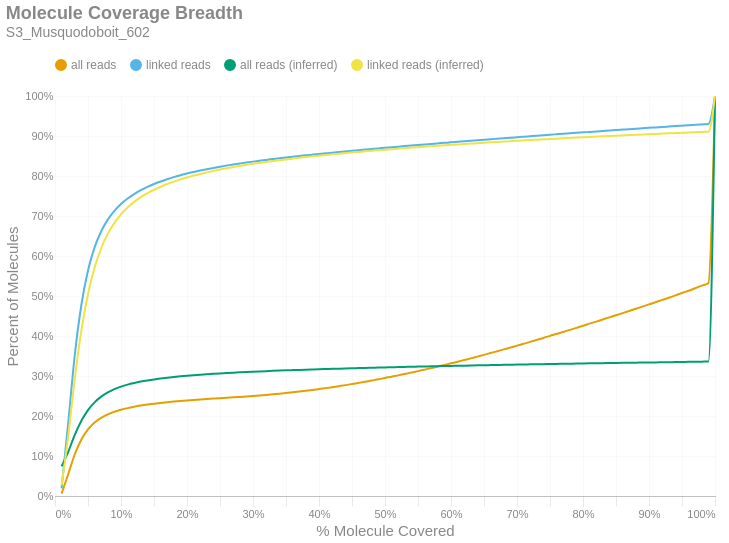

Notebook source saved alongside this figure:
### Markdown cell above
### Molecule Read Coverage
This chart shows molecule coverage breadth as computed by the number of bases aligned to that molecule. In other words, "*how much of each unique long molecule is actually sequenced/aligned?*" Keep in mind there is a distinction between sequences and alignments, since some sequences belonging to a particular molecule may not align well and wouldn't appear in the alignment data. This chart also shows molecule coverage breadth as computed by the *inferred fragment* from which the aligned sequences originate. Unlike read coverage, this calculation takes into account the total insert size, including unsequenced gaps between the forward and reverse reads. Like the previous figures, these are cumulative percents.

### Code cell
if SKIPLR:
    print_html(f"Skipped")
else:
    binned_df = consolidated_hist(valids['coverage_bp'], mask, 0.01, True)
    binned_df_inf = consolidated_hist(valids['coverage_inserts'], mask, 0.01, True)
    binned_df = binned_df.with_columns(pl.lit(binned_df_inf['all reads (cumsum)']).alias('all reads (inferred)'))
    binned_df = binned_df.with_columns(pl.lit(binned_df_inf['linked reads (cumsum)']).alias('linked reads (inferred)'))
    binned_df = binned_df.with_columns(
        (pl.col('bin').cast(pl.Float64) + 0.01).alias('right_edge')
    )

    with SafeRender(binned_df):
        (
            density_plot(binned_df, 'Molecule Coverage Breadth', samplename, 'molcov', ['all reads (inferred)','linked reads (inferred)'])
            .encode(
                #x=alt.X('bin:Q', title="% Molecule Covered").axis(format = '%').scale(padding=0),
                x=alt.X('right_edge:Q', title="% Molecule Covered").axis(format='%').scale(padding=0),
                y=alt.Y('value:Q', title='Percent of Molecules')
                    .axis(format='%')
                    .stack(False)
                    .scale(domainMin=0, padding=0),
                color=alt.Color("key:N").scale(domain = ["all reads", "linked reads", "all reads (inferred)", "linked reads (inferred)"]),
                tooltip = [
                    alt.Tooltip("key:N", title = "Data Type"),
                    alt.Tooltip("range_label:N", title="% Molecule Covered"),
                    alt.Tooltip("value:Q", format = ".2%", title="% Molecules")
                ]
            )
        ).display()

### Figure 1 — Vega-Lite specification as saved in the notebook (floating-point values rounded to 4 significant figures)
{"width": "container", "height": 400, "config": {"title": {"anchor": "start", "dy": -15, "fontSize": 18, "color": "#888888", "subtitleColor": "#888888", "subtitleFontSize": 14}, "arc": {"fill": "#0072B2"}, "axis": {"domainColor": "#888888", "domainWidth": 0.5, "gridWidth": 0.2, "grid": false, "titleFontWeight": 400, "titleFontSize": 15, "labelFontSize": 11, "labelColor": "#888888", "tickColor": "#888888", "tickWidth": 0.2, "titleColor": "#888888"}, "axisBand": {"grid": false}, "axisX": {"grid": true, "tickSize": 10, "domainCap": "round"}, "axisY": {"domain": false, "grid": true, "tickSize": 0, "domainCap": "round"}, "background": "transparent", "header": {"labelFontSize": 15, "labelColor": "#888888", "titleFontSize": 15, "titleFontWeight": 600, "titleColor": "#888888"}, "legend": {"labelFont": "sans-serif", "labelFontSize": 12, "labelColor": "#888888", "symbolSize": 100, "symbolType": "circle", "titleFontSize": 12, "titlePadding": 10, "titleColor": "#888888", "title": null, "orient": "top"}, "range": {"category": ["#E69F00", "#56B4E9", "#009E73", "#F0E442", "#0072B2", "#D55E00", "#CC79A7", "#000000"], "diverging": ["#cfe8f3", "#a2d4ec", "#73bfe2", "#46abdb", "#1696d2", "#12719e"]}, "area": {"fill": "#0072B2", "fillOpacity": 0.7, "line": true, "strokeOpacity": 0.7}, "line": {"color": "#0072B2", "stroke": "#0072B2", "strokeWidth": 2}, "trail": {"color": "#0072B2", "stroke": "#0072B2", "strokeWidth": 0, "size": 1}, "point": {"filled": true, "fillOpacity": 1.0, "size": 95}, "text": {"color": "#888888", "fontSize": 11, "align": "right", "fontWeight": 400, "size": 11}, "bar": {"fill": "#0072B2", "stroke": null}, "view": {"stroke": null, "continuousWidth": 660, "continuousHeight": 400}}, "data": {"name": "data-a7a4476ba5702973be8114f7035f0be4"}, "mark": {"type": "line", "interpolate": "monotone", "point": {"opacity": 0, "size": 275}}, "encoding": {"color": {"field": "key", "scale": {"domain": ["all reads", "linked reads", "all reads (inferred)", "linked reads (inferred)"]}, "type": "nominal"}, "tooltip": [{"field": "key", "title": "Data Type", "type": "nominal"}, {"field": "range_label", "title": "% Molecule Covered", "type": "nominal"}, {"field": "value", "format": ".2%", "title": "% Molecules", "type": "quantitative"}], "x": {"axis": {"format": "%"}, "field": "right_edge", "scale": {"padding": 0}, "title": "% Molecule Covered", "type": "quantitative"}, "y": {"axis": {"format": "%"}, "field": "value", "scale": {"domainMin": 0, "padding": 0}, "stack": false, "title": "Percent of Molecules", "type": "quantitative"}}, "params": [{"name": "param_c36ac31b6afebe62", "select": {"type": "point", "fields": ["key"]}, "bind": "legend"}], "title": {"text": "Molecule Coverage Breadth", "subtitle": "S3_Musquodoboit_602"}, "transform": [{"fold": ["all reads (cumsum)", "linked reads (cumsum)", "all reads (inferred)", "linked reads (inferred)"]}, {"calculate": "replace(datum.key, ' (cumsum)', '')", "as": "key"}, {"filter": {"param": "param_c36ac31b6afebe62"}}], "usermeta": {"embedOptions": {"downloadFileName": "S3_Musquodoboit_602.molcov"}}, "$schema": "https://vega.github.io/schema/vega-lite/v6.1.0.json", "datasets": {"data-a7a4476ba5702973be8114f7035f0be4": [{"bin": "0.0", "interval": "0.0-0.01", "all reads": 0.005914, "linked reads": 0.01895, "all reads (cumsum)": 0.005914, "linked reads (cumsum)": 0.01895, "range_label": "0.0-0.01", "all reads (inferred)": 0.07426, "linked reads (inferred)": 0.02737, "right_edge": 0.01}, {"bin": "0.01", "interval": "0.01-0.02", "all reads": 0.04844, "linked reads": 0.1636, "all reads (cumsum)": 0.05435, "linked reads (cumsum)": 0.1825, "range_label": "0.01-0.02", "all reads (inferred)": 0.1103, "linked reads (inferred)": 0.149, "right_edge": 0.02}, {"bin": "0.02", "interval": "0.02-0.03", "all reads": 0.05006, "linked reads": 0.1702, "all reads (cumsum)": 0.1044, "linked reads (cumsum)": 0.3528, "range_label": "0.02-0.03", "all reads (inferred)": 0.1528, "linked reads (inferred)": 0.2937, "right_edge": 0.03}, {"bin": "0.03", "interval": "0.03-0.04", "all reads": 0.03688, "linked reads": 0.1254, "all reads (cumsum)": 0.1413, "linked reads (cumsum)": 0.4782, "range_label": "0.03-0.04", "all reads (inferred)": 0.1881, "linked reads (inferred)": 0.4141, "right_edge": 0.04}, {"bin": "0.04", "interval": "0.04-0.05", "all reads": 0.02513, "linked reads": 0.08538, "all reads (cumsum)": 0.1664, "linked reads (cumsum)": 0.5635, "range_label": "0.04-0.05", "all reads (inferred)": 0.2148, "linked reads (inferred)": 0.5049, "right_edge": 0.05}, {"bin": "0.05", "interval": "0.05-0.06", "all reads": 0.0171, "linked reads": 0.05802, "all reads (cumsum)": 0.1835, "linked reads (cumsum)": 0.6216, "range_label": "0.05-0.06", "all reads (inferred)": 0.2342, "linked reads (inferred)": 0.5709, "right_edge": 0.06}, {"bin": "0.06", "interval": "0.06-0.07", "all reads": 0.01189, "linked reads": 0.04026, "all reads (cumsum)": 0.1954, "linked reads (cumsum)": 0.6618, "range_label": "0.06-0.07", "all reads (inferred)": 0.2484, "linked reads (inferred)": 0.6194, "right_edge": 0.07}, {"bin": "0.07", "interval": "0.07-0.08", "all reads": 0.00862, "linked reads": 0.02913, "all reads (cumsum)": 0.204, "linked reads (cumsum)": 0.6909, "range_label": "0.07-0.08", "all reads (inferred)": 0.2589, "linked reads (inferred)": 0.6552, "right_edge": 0.08}, {"bin": "0.08", "interval": "0.08-0.09", "all reads": 0.006462, "linked reads": 0.02175, "all reads (cumsum)": 0.2105, "linked reads (cumsum)": 0.7127, "range_label": "0.08-0.09", "all reads (inferred)": 0.267, "linked reads (inferred)": 0.6827, "right_edge": 0.09}, {"bin": "0.09", "interval": "0.09-0.1", "all reads": 0.005141, "linked reads": 0.01724, "all reads (cumsum)": 0.2156, "linked reads (cumsum)": 0.7299, "range_label": "0.09-0.1", "all reads (inferred)": 0.2734, "linked reads (inferred)": 0.7042, "right_edge": 0.1}, {"bin": "0.1", "interval": "0.1-0.11", "all reads": 0.004076, "linked reads": 0.01363, "all reads (cumsum)": 0.2197, "linked reads (cumsum)": 0.7436, "range_label": "0.1-0.11", "all reads (inferred)": 0.2784, "linked reads (inferred)": 0.7213, "right_edge": 0.11}, {"bin": "0.11", "interval": "0.11-0.12", "all reads": 0.003392, "linked reads": 0.01129, "all reads (cumsum)": 0.2231, "linked reads (cumsum)": 0.7549, "range_label": "0.11-0.12", "all reads (inferred)": 0.2825, "linked reads (inferred)": 0.7352, "right_edge": 0.12}, {"bin": "0.12", "interval": "0.12-0.13", "all reads": 0.002883, "linked reads": 0.009591, "all reads (cumsum)": 0.226, "linked reads (cumsum)": 0.7644, "range_label": "0.12-0.13", "all reads (inferred)": 0.286, "linked reads (inferred)": 0.747, "right_edge": 0.13}, {"bin": "0.13", "interval": "0.13-0.14", "all reads": 0.002486, "linked reads": 0.008259, "all reads (cumsum)": 0.2285, "linked reads (cumsum)": 0.7727, "range_label": "0.13-0.14", "all reads (inferred)": 0.2889, "linked reads (inferred)": 0.757, "right_edge": 0.14}, {"bin": "0.14", "interval": "0.14-0.15", "all reads": 0.002194, "linked reads": 0.00725, "all reads (cumsum)": 0.2307, "linked reads (cumsum)": 0.78, "range_label": "0.14-0.15", "all reads (inferred)": 0.2915, "linked reads (inferred)": 0.7657, "right_edge": 0.15}, {"bin": "0.15", "interval": "0.15-0.16", "all reads": 0.001927, "linked reads": 0.006343, "all reads (cumsum)": 0.2326, "linked reads (cumsum)": 0.7863, "range_label": "0.15-0.16", "all reads (inferred)": 0.2937, "linked reads (inferred)": 0.7732, "right_edge": 0.16}, {"bin": "0.16", "interval": "0.16-0.17", "all reads": 0.001755, "linked reads": 0.005703, "all reads (cumsum)": 0.2343, "linked reads (cumsum)": 0.792, "range_label": "0.16-0.17", "all reads (inferred)": 0.2958, "linked reads (inferred)": 0.78, "right_edge": 0.17}, {"bin": "0.17", "interval": "0.17-0.18", "all reads": 0.001609, "linked reads": 0.005179, "all reads (cumsum)": 0.236, "linked reads (cumsum)": 0.7972, "range_label": "0.17-0.18", "all reads (inferred)": 0.2976, "linked reads (inferred)": 0.7861, "right_edge": 0.18}, {"bin": "0.18", "interval": "0.18-0.19", "all reads": 0.001453, "linked reads": 0.00462, "all reads (cumsum)": 0.2374, "linked reads (cumsum)": 0.8018, "range_label": "0.18-0.19", "all reads (inferred)": 0.2992, "linked reads (inferred)": 0.7915, "right_edge": 0.19}, {"bin": "0.19", "interval": "0.19-0.2", "all reads": 0.001363, "linked reads": 0.004249, "all reads (cumsum)": 0.2388, "linked reads (cumsum)": 0.806, "range_label": "0.19-0.2", "all reads (inferred)": 0.3006, "linked reads (inferred)": 0.7965, "right_edge": 0.2}, {"bin": "0.2", "interval": "0.2-0.21", "all reads": 0.001257, "linked reads": 0.00387, "all reads (cumsum)": 0.24, "linked reads (cumsum)": 0.8099, "range_label": "0.2-0.21", "all reads (inferred)": 0.302, "linked reads (inferred)": 0.801, "right_edge": 0.21}, {"bin": "0.21", "interval": "0.21-0.22", "all reads": 0.001192, "linked reads": 0.003632, "all reads (cumsum)": 0.2412, "linked reads (cumsum)": 0.8135, "range_label": "0.21-0.22", "all reads (inferred)": 0.3032, "linked reads (inferred)": 0.8052, "right_edge": 0.22}, {"bin": "0.22", "interval": "0.22-0.23", "all reads": 0.001144, "linked reads": 0.003437, "all reads (cumsum)": 0.2424, "linked reads (cumsum)": 0.817, "range_label": "0.22-0.23", "all reads (inferred)": 0.3044, "linked reads (inferred)": 0.8091, "right_edge": 0.23}, {"bin": "0.23", "interval": "0.23-0.24", "all reads": 0.001102, "linked reads": 0.0032, "all reads (cumsum)": 0.2435, "linked reads (cumsum)": 0.8202, "range_label": "0.23-0.24", "all reads (inferred)": 0.3055, "linked reads (inferred)": 0.8127, "right_edge": 0.24}, {"bin": "0.24", "interval": "0.24-0.25", "all reads": 0.001076, "linked reads": 0.003038, "all reads (cumsum)": 0.2445, "linked reads (cumsum)": 0.8232, "range_label": "0.24-0.25", "all reads (inferred)": 0.3065, "linked reads (inferred)": 0.8161, "right_edge": 0.25}, {"bin": "0.25", "interval": "0.25-0.26", "all reads": 0.001009, "linked reads": 0.002767, "all reads (cumsum)": 0.2455, "linked reads (cumsum)": 0.826, "range_label": "0.25-0.26", "all reads (inferred)": 0.3075, "linked reads (inferred)": 0.8193, "right_edge": 0.26}, {"bin": "0.26", "interval": "0.26-0.27", "all reads": 0.001046, "linked reads": 0.002711, "all reads (cumsum)": 0.2466, "linked reads (cumsum)": 0.8287, "range_label": "0.26-0.27", "all reads (inferred)": 0.3083, "linked reads (inferred)": 0.8223, "right_edge": 0.27}, {"bin": "0.27", "interval": "0.27-0.28", "all reads": 0.001084, "linked reads": 0.002507, "all reads (cumsum)": 0.2477, "linked reads (cumsum)": 0.8312, "range_label": "0.27-0.28", "all reads (inferred)": 0.3092, "linked reads (inferred)": 0.8252, "right_edge": 0.28}, {"bin": "0.28", "interval": "0.28-0.29", "all reads": 0.001141, "linked reads": 0.002444, "all reads (cumsum)": 0.2488, "linked reads (cumsum)": 0.8337, "range_label": "0.28-0.29", "all reads (inferred)": 0.31, "linked reads (inferred)": 0.8279, "right_edge": 0.29}, {"bin": "0.29", "interval": "0.29-0.3", "all reads": 0.001217, "linked reads": 0.002276, "all reads (cumsum)": 0.25, "linked reads (cumsum)": 0.8359, "range_label": "0.29-0.3", "all reads (inferred)": 0.3108, "linked reads (inferred)": 0.8304, "right_edge": 0.3}, {"bin": "0.3", "interval": "0.3-0.31", "all reads": 0.001278, "linked reads": 0.002188, "all reads (cumsum)": 0.2513, "linked reads (cumsum)": 0.8381, "range_label": "0.3-0.31", "all reads (inferred)": 0.3115, "linked reads (inferred)": 0.8328, "right_edge": 0.31}, {"bin": "0.31", "interval": "0.31-0.32", "all reads": 0.001403, "linked reads": 0.00214, "all reads (cumsum)": 0.2527, "linked reads (cumsum)": 0.8403, "range_label": "0.31-0.32", "all reads (inferred)": 0.3122, "linked reads (inferred)": 0.8351, "right_edge": 0.32}, {"bin": "0.32", "interval": "0.32-0.33", "all reads": 0.001481, "linked reads": 0.001995, "all reads (cumsum)": 0.2542, "linked reads (cumsum)": 0.8423, "range_label": "0.32-0.33", "all reads (inferred)": 0.3128, "linked reads (inferred)": 0.8373, "right_edge": 0.33}, {"bin": "0.33", "interval": "0.33-0.34", "all reads": 0.001553, "linked reads": 0.001998, "all reads (cumsum)": 0.2557, "linked reads (cumsum)": 0.8443, "range_label": "0.33-0.34", "all reads (inferred)": 0.3135, "linked reads (inferred)": 0.8394, "right_edge": 0.34}, {"bin": "0.34", "interval": "0.34-0.35", "all reads": 0.001683, "linked reads": 0.002005, "all reads (cumsum)": 0.2574, "linked reads (cumsum)": 0.8463, "range_label": "0.34-0.35", "all reads (inferred)": 0.3141, "linked reads (inferred)": 0.8415, "right_edge": 0.35}, {"bin": "0.35", "interval": "0.35-0.36", "all reads": 0.00181, "linked reads": 0.001948, "all reads (cumsum)": 0.2592, "linked reads (cumsum)": 0.8482, "range_label": "0.35-0.36", "all reads (inferred)": 0.3147, "linked reads (inferred)": 0.8435, "right_edge": 0.36}, {"bin": "0.36", "interval": "0.36-0.37", "all reads": 0.001881, "linked reads": 0.001825, "all reads (cumsum)": 0.2611, "linked reads (cumsum)": 0.85, "range_label": "0.36-0.37", "all reads (inferred)": 0.3153, "linked reads (inferred)": 0.8454, "right_edge": 0.37}, {"bin": "0.37", "interval": "0.37-0.38", "all reads": 0.001959, "linked reads": 0.001655, "all reads (cumsum)": 0.2631, "linked reads (cumsum)": 0.8517, "range_label": "0.37-0.38", "all reads (inferred)": 0.3159, "linked reads (inferred)": 0.8473, "right_edge": 0.38}, {"bin": "0.38", "interval": "0.38-0.39", "all reads": 0.002081, "linked reads": 0.001715, "all reads (cumsum)": 0.2652, "linked reads (cumsum)": 0.8534, "range_label": "0.38-0.39", "all reads (inferred)": 0.3164, "linked reads (inferred)": 0.849, "right_edge": 0.39}, {"bin": "0.39", "interval": "0.39-0.4", "all reads": 0.002236, "linked reads": 0.001688, "all reads (cumsum)": 0.2674, "linked reads (cumsum)": 0.8551, "range_label": "0.39-0.4", "all reads (inferred)": 0.3169, "linked reads (inferred)": 0.8508, "right_edge": 0.4}, {"bin": "0.4", "interval": "0.4-0.41", "all reads": 0.002294, "linked reads": 0.001624, "all reads (cumsum)": 0.2697, "linked reads (cumsum)": 0.8567, "range_label": "0.4-0.41", "all reads (inferred)": 0.3174, "linked reads (inferred)": 0.8525, "right_edge": 0.41}, {"bin": "0.41", "interval": "0.41-0.42", "all reads": 0.002393, "linked reads": 0.001616, "all reads (cumsum)": 0.2721, "linked reads (cumsum)": 0.8583, "range_label": "0.41-0.42", "all reads (inferred)": 0.3179, "linked reads (inferred)": 0.8541, "right_edge": 0.42}, {"bin": "0.42", "interval": "0.42-0.43", "all reads": 0.002517, "linked reads": 0.001569, "all reads (cumsum)": 0.2746, "linked reads (cumsum)": 0.8599, "range_label": "0.42-0.43", "all reads (inferred)": 0.3184, "linked reads (inferred)": 0.8557, "right_edge": 0.43}, {"bin": "0.43", "interval": "0.43-0.44", "all reads": 0.002584, "linked reads": 0.001524, "all reads (cumsum)": 0.2772, "linked reads (cumsum)": 0.8614, "range_label": "0.43-0.44", "all reads (inferred)": 0.3189, "linked reads (inferred)": 0.8573, "right_edge": 0.44}, {"bin": "0.44", "interval": "0.44-0.45", "all reads": 0.002733, "linked reads": 0.001571, "all reads (cumsum)": 0.2799, "linked reads (cumsum)": 0.863, "range_label": "0.44-0.45", "all reads (inferred)": 0.3194, "linked reads (inferred)": 0.8588, "right_edge": 0.45}, {"bin": "0.45", "interval": "0.45-0.46", "all reads": 0.002795, "linked reads": 0.001538, "all reads (cumsum)": 0.2827, "linked reads (cumsum)": 0.8645, "range_label": "0.45-0.46", "all reads (inferred)": 0.3198, "linked reads (inferred)": 0.8602, "right_edge": 0.46}, {"bin": "0.46", "interval": "0.46-0.47", "all reads": 0.002873, "linked reads": 0.001511, "all reads (cumsum)": 0.2856, "linked reads (cumsum)": 0.866, "range_label": "0.46-0.47", "all reads (inferred)": 0.3203, "linked reads (inferred)": 0.8617, "right_edge": 0.47}, {"bin": "0.47", "interval": "0.47-0.48", "all reads": 0.00304, "linked reads": 0.001467, "all reads (cumsum)": 0.2886, "linked reads (cumsum)": 0.8675, "range_label": "0.47-0.48", "all reads (inferred)": 0.3207, "linked reads (inferred)": 0.863, "right_edge": 0.48}, {"bin": "0.48", "interval": "0.48-0.49", "all reads": 0.003012, "linked reads": 0.001471, "all reads (cumsum)": 0.2916, "linked reads (cumsum)": 0.869, "range_label": "0.48-0.49", "all reads (inferred)": 0.3211, "linked reads (inferred)": 0.8645, "right_edge": 0.49}, {"bin": "0.49", "interval": "0.49-0.5", "all reads": 0.003463, "linked reads": 0.001536, "all reads (cumsum)": 0.2951, "linked reads (cumsum)": 0.8705, "range_label": "0.49-0.5", "all reads (inferred)": 0.3215, "linked reads (inferred)": 0.8658, "right_edge": 0.5}, {"bin": "0.5", "interval": "0.5-0.51", "all reads": 0.003051, "linked reads": 0.001452, "all reads (cumsum)": 0.2982, "linked reads (cumsum)": 0.872, "range_label": "0.5-0.51", "all reads (inferred)": 0.3219, "linked reads (inferred)": 0.8671, "right_edge": 0.51}, {"bin": "0.51", "interval": "0.51-0.52", "all reads": 0.003456, "linked reads": 0.001408, "all reads (cumsum)": 0.3016, "linked reads (cumsum)": 0.8734, "range_label": "0.51-0.52", "all reads (inferred)": 0.3223, "linked reads (inferred)": 0.8684, "right_edge": 0.52}, {"bin": "0.52", "interval": "0.52-0.53", "all reads": 0.003439, "linked reads": 0.001344, "all reads (cumsum)": 0.305, "linked reads (cumsum)": 0.8747, "range_label": "0.52-0.53", "all reads (inferred)": 0.3227, "linked reads (inferred)": 0.8697, "right_edge": 0.53}, {"bin": "0.53", "interval": "0.53-0.54", "all reads": 0.003544, "linked reads": 0.001358, "all reads (cumsum)": 0.3086, "linked reads (cumsum)": 0.8761, "range_label": "0.53-0.54", "all reads (inferred)": 0.3231, "linked reads (inferred)": 0.8709, "right_edge": 0.54}, {"bin": "0.54", "interval": "0.54-0.55", "all reads": 0.003571, "linked reads": 0.00135, "all reads (cumsum)": 0.3122, "linked reads (cumsum)": 0.8774, "range_label": "0.54-0.55", "all reads (inferred)": 0.3235, "linked reads (inferred)": 0.8721, "right_edge": 0.55}, {"bin": "0.55", "interval": "0.55-0.56", "all reads": 0.003774, "linked reads": 0.00139, "all reads (cumsum)": 0.3159, "linked reads (cumsum)": 0.8788, "range_label": "0.55-0.56", "all reads (inferred)": 0.3238, "linked reads (inferred)": 0.8733, "right_edge": 0.56}, {"bin": "0.56", "interval": "0.56-0.57", "all reads": 0.003787, "linked reads": 0.001317, "all reads (cumsum)": 0.3197, "linked reads (cumsum)": 0.8801, "range_label": "0.56-0.57", "all reads (inferred)": 0.3242, "linked reads (inferred)": 0.8745, "right_edge": 0.57}, {"bin": "0.57", "interval": "0.57-0.58", "all reads": 0.003816, "linked reads": 0.001345, "all reads (cumsum)": 0.3235, "linked reads (cumsum)": 0.8815, "range_label": "0.57-0.58", "all reads (inferred)": 0.3246, "linked reads (inferred)": 0.8756, "right_edge": 0.58}, {"bin": "0.58", "interval": "0.58-0.59", "all reads": 0.003993, "linked reads": 0.001359, "all reads (cumsum)": 0.3275, "linked reads (cumsum)": 0.8828, "range_label": "0.58-0.59", "all reads (inferred)": 0.3249, "linked reads (inferred)": 0.8767, "right_edge": 0.59}, {"bin": "0.59", "interval": "0.59-0.6", "all reads": 0.004108, "linked reads": 0.001391, "all reads (cumsum)": 0.3316, "linked reads (cumsum)": 0.8842, "range_label": "0.59-0.6", "all reads (inferred)": 0.3253, "linked reads (inferred)": 0.8778, "right_edge": 0.6}, {"bin": "0.6", "interval": "0.6-0.61", "all reads": 0.004029, "linked reads": 0.001306, "all reads (cumsum)": 0.3357, "linked reads (cumsum)": 0.8855, "range_label": "0.6-0.61", "all reads (inferred)": 0.3256, "linked reads (inferred)": 0.8789, "right_edge": 0.61}, {"bin": "0.61", "interval": "0.61-0.62", "all reads": 0.004234, "linked reads": 0.001289, "all reads (cumsum)": 0.3399, "linked reads (cumsum)": 0.8868, "range_label": "0.61-0.62", "all reads (inferred)": 0.3259, "linked reads (inferred)": 0.88, "right_edge": 0.62}, {"bin": "0.62", "interval": "0.62-0.63", "all reads": 0.004216, "linked reads": 0.001325, "all reads (cumsum)": 0.3441, "linked reads (cumsum)": 0.8881, "range_label": "0.62-0.63", "all reads (inferred)": 0.3262, "linked reads (inferred)": 0.881, "right_edge": 0.63}, {"bin": "0.63", "interval": "0.63-0.64", "all reads": 0.004369, "linked reads": 0.001296, "all reads (cumsum)": 0.3485, "linked reads (cumsum)": 0.8894, "range_label": "0.63-0.64", "all reads (inferred)": 0.3266, "linked reads (inferred)": 0.882, "right_edge": 0.64}, {"bin": "0.64", "interval": "0.64-0.65", "all reads": 0.004366, "linked reads": 0.001253, "all reads (cumsum)": 0.3529, "linked reads (cumsum)": 0.8907, "range_label": "0.64-0.65", "all reads (inferred)": 0.3269, "linked reads (inferred)": 0.8831, "right_edge": 0.65}, {"bin": "0.65", "interval": "0.65-0.66", "all reads": 0.004634, "linked reads": 0.001305, "all reads (cumsum)": 0.3575, "linked reads (cumsum)": 0.892, "range_label": "0.65-0.66", "all reads (inferred)": 0.3272, "linked reads (inferred)": 0.8841, "right_edge": 0.66}, {"bin": "0.66", "interval": "0.66-0.67", "all reads": 0.004408, "linked reads": 0.001269, "all reads (cumsum)": 0.3619, "linked reads (cumsum)": 0.8933, "range_label": "0.66-0.67", "all reads (inferred)": 0.3275, "linked reads (inferred)": 0.8851, "right_edge": 0.67}, {"bin": "0.67", "interval": "0.67-0.68", "all reads": 0.004611, "linked reads": 0.001272, "all reads (cumsum)": 0.3665, "linked reads (cumsum)": 0.8945, "range_label": "0.67-0.68", "all reads (inferred)": 0.3278, "linked reads (inferred)": 0.8861, "right_edge": 0.68}, {"bin": "0.68", "interval": "0.68-0.69", "all reads": 0.004563, "linked reads": 0.001208, "all reads (cumsum)": 0.3711, "linked reads (cumsum)": 0.8958, "range_label": "0.68-0.69", "all reads (inferred)": 0.3282, "linked reads (inferred)": 0.887, "right_edge": 0.69}, {"bin": "0.69", "interval": "0.69-0.7", "all reads": 0.004769, "linked reads": 0.00128, "all reads (cumsum)": 0.3758, "linked reads (cumsum)": 0.897, "range_label": "0.69-0.7", "all reads (inferred)": 0.3285, "linked reads (inferred)": 0.888, "right_edge": 0.7}, {"bin": "0.7", "interval": "0.7-0.71", "all reads": 0.004704, "linked reads": 0.001267, "all reads (cumsum)": 0.3805, "linked reads (cumsum)": 0.8983, "range_label": "0.7-0.71", "all reads (inferred)": 0.3288, "linked reads (inferred)": 0.889, "right_edge": 0.71}, {"bin": "0.71", "interval": "0.71-0.72", "all reads": 0.004757, "linked reads": 0.00126, "all reads (cumsum)": 0.3853, "linked reads (cumsum)": 0.8996, "range_label": "0.71-0.72", "all reads (inferred)": 0.3291, "linked reads (inferred)": 0.8899, "right_edge": 0.72}, {"bin": "0.72", "interval": "0.72-0.73", "all reads": 0.004985, "linked reads": 0.001259, "all reads (cumsum)": 0.3903, "linked reads (cumsum)": 0.9008, "range_label": "0.72-0.73", "all reads (inferred)": 0.3294, "linked reads (inferred)": 0.8908, "right_edge": 0.73}, {"bin": "0.73", "interval": "0.73-0.74", "all reads": 0.004837, "linked reads": 0.001175, "all reads (cumsum)": 0.3951, "linked reads (cumsum)": 0.902, "range_label": "0.73-0.74", "all reads (inferred)": 0.3296, "linked reads (inferred)": 0.8917, "right_edge": 0.74}, {"bin": "0.74", "interval": "0.74-0.75", "all reads": 0.005208, "linked reads": 0.001241, "all reads (cumsum)": 0.4003, "linked reads (cumsum)": 0.9032, "range_label": "0.74-0.75", "all reads (inferred)": 0.3299, "linked reads (inferred)": 0.8926, "right_edge": 0.75}, {"bin": "0.75", "interval": "0.75-0.76", "all reads": 0.004821, "linked reads": 0.001188, "all reads (cumsum)": 0.4052, "linked reads (cumsum)": 0.9044, "range_label": "0.75-0.76", "all reads (inferred)": 0.3302, "linked reads (inferred)": 0.8934, "right_edge": 0.76}, {"bin": "0.76", "interval": "0.76-0.77", "all reads": 0.005038, "linked reads": 0.001184, "all reads (cumsum)": 0.4102, "linked reads (cumsum)": 0.9056, "range_label": "0.76-0.77", "all reads (inferred)": 0.3305, "linked reads (inferred)": 0.8943, "right_edge": 0.77}, {"bin": "0.77", "interval": "0.77-0.78", "all reads": 0.005111, "linked reads": 0.001165, "all reads (cumsum)": 0.4153, "linked reads (cumsum)": 0.9068, "range_label": "0.77-0.78", "all reads (inferred)": 0.3308, "linked reads (inferred)": 0.8952, "right_edge": 0.78}, {"bin": "0.78", "interval": "0.78-0.79", "all reads": 0.005049, "linked reads": 0.001142, "all reads (cumsum)": 0.4204, "linked reads (cumsum)": 0.9079, "range_label": "0.78-0.79", "all reads (inferred)": 0.331, "linked reads (inferred)": 0.896, "right_edge": 0.79}, {"bin": "0.79", "interval": "0.79-0.8", "all reads": 0.005454, "linked reads": 0.001219, "all reads (cumsum)": 0.4258, "linked reads (cumsum)": 0.9091, "range_label": "0.79-0.8", "all reads (inferred)": 0.3313, "linked reads (inferred)": 0.8969, "right_edge": 0.8}, {"bin": "0.8", "interval": "0.8-0.81", "all reads": 0.005032, "linked reads": 0.001086, "all reads (cumsum)": 0.4308, "linked reads (cumsum)": 0.9102, "range_label": "0.8-0.81", "all reads (inferred)": 0.3316, "linked reads (inferred)": 0.8977, "right_edge": 0.81}, {"bin": "0.81", "interval": "0.81-0.82", "all reads": 0.005186, "linked reads": 0.001218, "all reads (cumsum)": 0.436, "linked reads (cumsum)": 0.9114, "range_label": "0.81-0.82", "all reads (inferred)": 0.3318, "linked reads (inferred)": 0.8985, "right_edge": 0.82}, {"bin": "0.82", "interval": "0.82-0.83", "all reads": 0.00527, "linked reads": 0.001134, "all reads (cumsum)": 0.4413, "linked reads (cumsum)": 0.9126, "range_label": "0.82-0.83", "all reads (inferred)": 0.3321, "linked reads (inferred)": 0.8992, "right_edge": 0.83}, {"bin": "0.83", "interval": "0.83-0.84", "all reads": 0.005269, "linked reads": 0.001151, "all reads (cumsum)": 0.4466, "linked reads (cumsum)": 0.9137, "range_label": "0.83-0.84", "all reads (inferred)": 0.3323, "linked reads (inferred)": 0.9, "right_edge": 0.84}, {"bin": "0.84", "interval": "0.84-0.85", "all reads": 0.00525, "linked reads": 0.001124, "all reads (cumsum)": 0.4518, "linked reads (cumsum)": 0.9148, "range_label": "0.84-0.85", "all reads (inferred)": 0.3326, "linked reads (inferred)": 0.9008, "right_edge": 0.85}, {"bin": "0.85", "interval": "0.85-0.86", "all reads": 0.005312, "linked reads": 0.001111, "all reads (cumsum)": 0.4571, "linked reads (cumsum)": 0.916, "range_label": "0.85-0.86", "all reads (inferred)": 0.3328, "linked reads (inferred)": 0.9015, "right_edge": 0.86}, {"bin": "0.86", "interval": "0.86-0.87", "all reads": 0.00538, "linked reads": 0.001118, "all reads (cumsum)": 0.4625, "linked reads (cumsum)": 0.9171, "range_label": "0.86-0.87", "all reads (inferred)": 0.3331, "linked reads (inferred)": 0.9023, "right_edge": 0.87}, {"bin": "0.87", "interval": "0.87-0.88", "all reads": 0.005505, "linked reads": 0.001083, "all reads (cumsum)": 0.468, "linked reads (cumsum)": 0.9182, "range_label": "0.87-0.88", "all reads (inferred)": 0.3333, "linked reads (inferred)": 0.903, "right_edge": 0.88}, {"bin": "0.88", "interval": "0.88-0.89", "all reads": 0.005428, "linked reads": 0.001136, "all reads (cumsum)": 0.4734, "linked reads (cumsum)": 0.9193, "range_label": "0.88-0.89", "all reads (inferred)": 0.3336, "linked reads (inferred)": 0.9038, "right_edge": 0.89}, {"bin": "0.89", "interval": "0.89-0.9", "all reads": 0.005617, "linked reads": 0.00114, "all reads (cumsum)": 0.4791, "linked reads (cumsum)": 0.9204, "range_label": "0.89-0.9", "all reads (inferred)": 0.3338, "linked reads (inferred)": 0.9046, "right_edge": 0.9}, {"bin": "0.9", "interval": "0.9-0.91", "all reads": 0.005257, "linked reads": 0.001075, "all reads (cumsum)": 0.4843, "linked reads (cumsum)": 0.9215, "range_label": "0.9-0.91", "all reads (inferred)": 0.3341, "linked reads (inferred)": 0.9052, "right_edge": 0.91}, {"bin": "0.91", "interval": "0.91-0.92", "all reads": 0.006096, "linked reads": 0.0011, "all reads (cumsum)": 0.4904, "linked reads (cumsum)": 0.9226, "range_label": "0.91-0.92", "all reads (inferred)": 0.3343, "linked reads (inferred)": 0.9059, "right_edge": 0.92}, {"bin": "0.92", "interval": "0.92-0.93", "all reads": 0.005284, "linked reads": 0.001068, "all reads (cumsum)": 0.4957, "linked reads (cumsum)": 0.9237, "range_label": "0.92-0.93", "all reads (inferred)": 0.3346, "linked reads (inferred)": 0.9067, "right_edge": 0.93}, {"bin": "0.93", "interval": "0.93-0.94", "all reads": 0.005731, "linked reads": 0.001058, "all reads (cumsum)": 0.5014, "linked reads (cumsum)": 0.9247, "range_label": "0.93-0.94", "all reads (inferred)": 0.3348, "linked reads (inferred)": 0.9073, "right_edge": 0.94}, {"bin": "0.94", "interval": "0.94-0.95", "all reads": 0.006236, "linked reads": 0.001074, "all reads (cumsum)": 0.5077, "linked reads (cumsum)": 0.9258, "range_label": "0.94-0.95", "all reads (inferred)": 0.335, "linked reads (inferred)": 0.908, "right_edge": 0.95}, {"bin": "0.95", "interval": "0.95-0.96", "all reads": 0.005385, "linked reads": 0.001071, "all reads (cumsum)": 0.513, "linked reads (cumsum)": 0.9269, "range_label": "0.95-0.96", "all reads (inferred)": 0.3353, "linked reads (inferred)": 0.9087, "right_edge": 0.96}, {"bin": "0.96", "interval": "0.96-0.97", "all reads": 0.00623, "linked reads": 0.001027, "all reads (cumsum)": 0.5193, "linked reads (cumsum)": 0.9279, "range_label": "0.96-0.97", "all reads (inferred)": 0.3356, "linked reads (inferred)": 0.9095, "right_edge": 0.97}, {"bin": "0.97", "interval": "0.97-0.98", "all reads": 0.006677, "linked reads": 0.001027, "all reads (cumsum)": 0.526, "linked reads (cumsum)": 0.9289, "range_label": "0.97-0.98", "all reads (inferred)": 0.3359, "linked reads (inferred)": 0.9102, "right_edge": 0.98}, {"bin": "0.98", "interval": "0.98-0.99", "all reads": 0.006247, "linked reads": 0.001021, "all reads (cumsum)": 0.5322, "linked reads (cumsum)": 0.93, "range_label": "0.98-0.99", "all reads (inferred)": 0.3362, "linked reads (inferred)": 0.9107, "right_edge": 0.99}, {"bin": "0.99", "interval": "0.99-1.0", "all reads": 0.4678, "linked reads": 0.07005, "all reads (cumsum)": 1.0, "linked reads (cumsum)": 1.0, "range_label": "0.99-1.0", "all reads (inferred)": 1.0, "linked reads (inferred)": 1.0, "right_edge": 1.0}]}}
